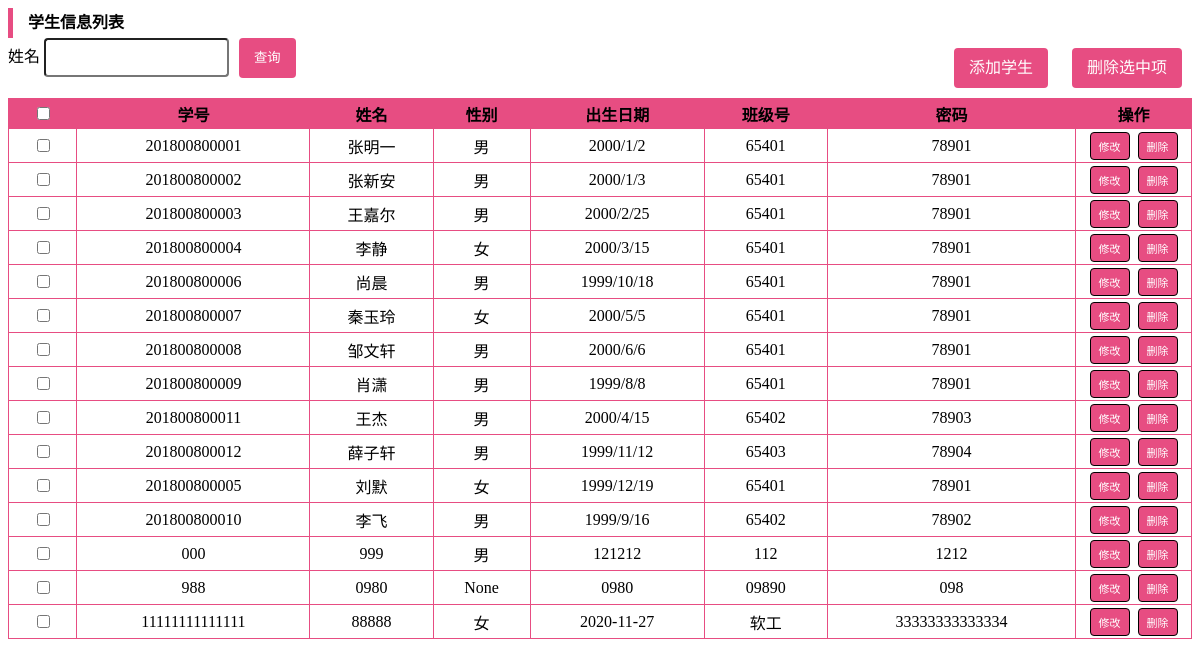
The page /studentlist on the database as committed earlier.
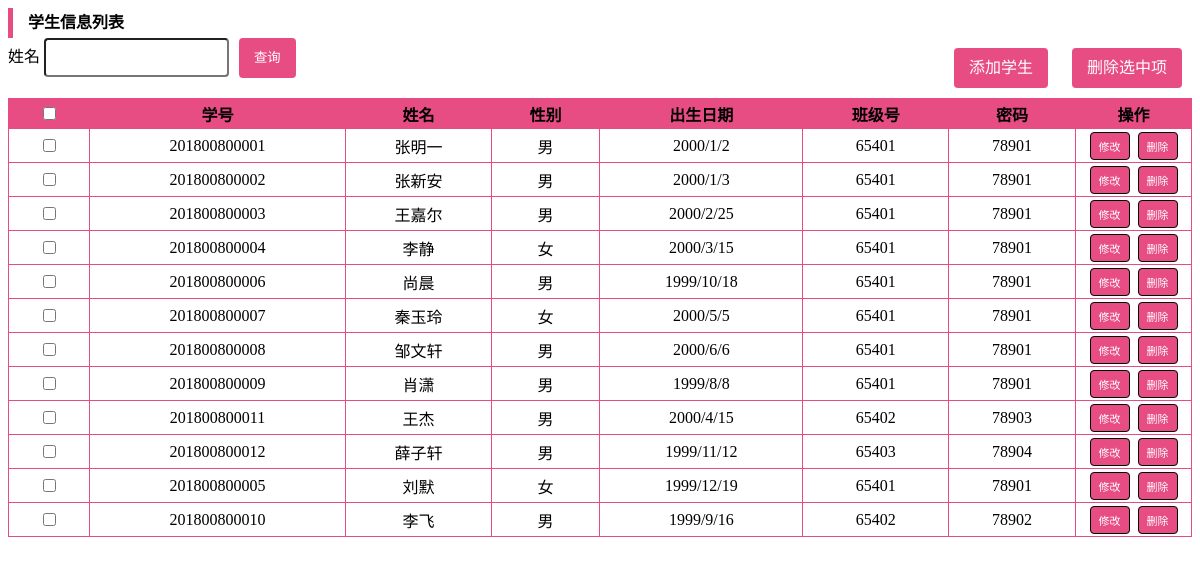
The same page on the database as committed later.
### tables this page shows
CREATE TABLE student ("学号" char(12) PRIMARY KEY,"姓名" nvarchar(10),"性别" nchar(1),"出生日期" char(10),"专业" char(5),"班级号" char(5),"密码" char(16));

### web.py (the view)
@app.route('/studentlist', methods=['POST', 'GET'])
def studentlist():
    r = request.args.get('result', '')
    result,_ = GetSql2("select * from student")
    print(result)
    return render_template("man_student_cap.html", results=result, result=r)

### sql/sqlite3.py (called while the page is built)
def OpenDatabase():
    database = "./sql/database.db"
    conn = sqlite3.connect(database)
    return conn

def GetSql(conn, sql):
    cur = conn.cursor()
    cur.execute(sql)
    fields = []
    for field in cur.description:
        fields.append(field[0])
    result = cur.fetchall()
    cur.close()
    return result, fields

def CloseDb(conn):
    conn.close()

def GetSql2(sql):
    conn = OpenDatabase()
    result, fields = GetSql(conn, sql)
    CloseDb(conn)
    return result, fields

### templates/man_student_cap.html (shortened to what this page needs)
<!DOCTYPE html>
<html lang="en">
<head>
    <link rel="stylesheet" type="text/css" href="static/css/manager.css">
</head>
<body class="mybody">
    <div class="mydiv">
        <div style="font-family:'Times New Roman';line-height: 30px;overflow-y: hidden;clear: both;">
            <div style="font-family:'Times New Roman';float: left;width: 5px;height: 30px;background: RGBA(231, 77, 130, 1);"></div>
            <span style="font-family:'Times New Roman';float: left;margin-left: 15px;font-weight: bold;">学生信息列表</span>
        </div>
        <div class="head">
            <div style="font-family:'Times New Roman';float:left;">
                <form class="form-inline" action="{{url_for('cha1')}}" method="post"  enctype="multipart/form-data">
                    <div class="form-group">
                        <label for="kehao">姓名</label>
                        <input type="text" name="姓名">
                    </div>
                    <button type="submit" class="button_cha rtbtn">查询</button>
                </form>
            </div>
            <div style="font-family:'Times New Roman';float:right;">
                <a class="button rtbtn" href="{{url_for('add_student')}}">添加学生</a>
                <a class="button rtbtn" href="javascript:void(0);" id="delselected">删除选中项</a>
            </div>
        </div>
        <form id="form" action="{{url_for('deldata1')}}" method="post">
            <table border="1" class="table">
                <tr class="tr">
                    <th class="myth"><input type="checkbox" id="firstcb"></th>
                    <th class="myth">学号</th>
                    <th class="myth">姓名</th>
                    <th class="myth">性别</th>
                    <th class="myth">出生日期</th>
                    <th class="myth">班级号</th>
                    <th class="myth">密码</th>
                    <th style="font-family:'Times New Roman';width: 101px">操作</th>
                </tr>
                {% for r in results %}
                <tr>
                    <td class="mytd"><input type="checkbox" name="couid" value="{{r[0]}}"></td>
                    <td class="mytd">{{r[0]}}</td>
                    <td class="mytd">{{r[1]}}</td>
                    <td class="mytd">{{r[2]}}</td>
                    <td class="mytd">{{r[3]}}</td>
                    <td class="mytd">{{r[4]}}</td>
                    <td class="mytd">{{r[5]}}</td>
                    <td class="mytd"><a href="/add_student_cap2?学号={{r[0]}}" class="buttons rtbtn2">修改</a>&nbsp;
                        <a class="buttons rtbtn2" href="/deldata1?学号={{r[0]}}&table=student&database=database">删除</a></td>
                    </tr>
                    {% endfor %}
                </table>
            </form>
        </div>
</body>
</html>

### static/css/manager.css (style rules this page uses)
.head { width:100%; clear:both; }
.table { width:100%; border-collapse:collapse; clear:both; }
.table td, .table th { border:1px solid RGBA(231, 77, 130, 1); padding:3px 7px 2px 7px; text-align: center; }
.table th { background-color: RGBA(231, 77, 130, 1); }
.button { background-color: #2379bc; border:none; color:white; text-align:center; text-decoration: none; display:inline-block; border-radius: 4px; padding:8px 10px; margin:10px; }
.buttons { text-decoration: none; border-radius: 4px; text-align: center; border: 1px solid black; display:inline-block; padding:5px 8px; }
.form-group { float:left; margin-right: 10px; }
.form-group input { line-height: 2.5; border-radius: 4px; }
.button_cha { background-color: #2379bc; border:none; color:white; text-align:center; text-decoration: none; display:inline-block; border-radius: 4px; padding:8px 10px; }
.rtbtn { background: RGBA(231, 77, 130, 1)!important; padding: 0px 15px!important; height: 40px;line-height: 40px; }
.rtbtn2 { background: RGBA(231, 77, 130, 1)!important; color: white; font-size: 11px }

Rows that differ between the two databases and show on the page:
removed student: 学号 "000", 姓名 "999", 性别 "男", 出生日期 "121212", 专业 "112", 班级号 "1212"
removed student: 学号 "988", 姓名 "0980", r "None", 出生日期 "0980", 专业 "09890", 班级号 "098"
removed student: 学号 "11111111111111", 姓名 "88888", 性别 "女", 出生日期 "2020-11-27", 专业 "软工", 班级号 "33333333333334"
